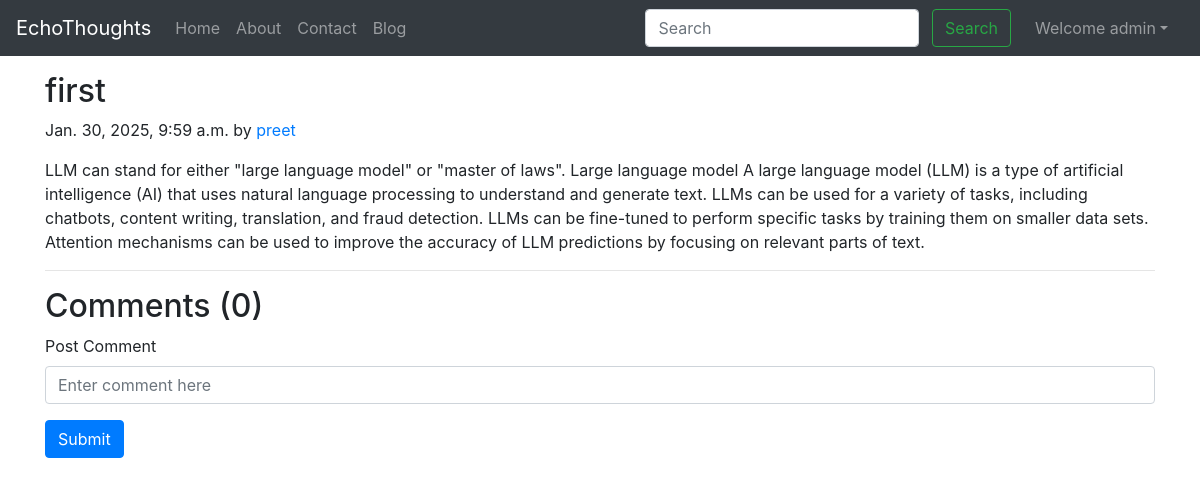
/blog/first-blog (signed in), run on the app's committed database.
### Blog/models.py (models this page shows, shortened)
class Post(models.Model):
    sno=models.AutoField(primary_key=True)
    title=models.CharField(max_length=255)
    author=models.CharField(max_length=14)
    slug=models.CharField(max_length=130)
    timeStamp=models.DateTimeField(blank=True)
    content=models.TextField()

### Blog/views.py (the view)
# urls.py: path('<str:slug>', views.blogPost, name='blogPost'),
def blogPost(request, slug):
    post=Post.objects.filter(slug=slug).first()
    comments= BlogComment.objects.filter(post=post, parent=None)
    replies= BlogComment.objects.filter(post=post).exclude(parent=None)
    replyDict={}
    for reply in replies:
        if reply.parent.sno not in replyDict.keys():
            replyDict[reply.parent.sno]=[reply]
        else:
            replyDict[reply.parent.sno].append(reply)
    context={'post':post, 'comments': comments, 'user': request.user, 'replyDict': replyDict}
    return render(request, "blog/blogPost.html", context)

### templates/blog/blogpost.html (shortened to what this page needs)
{% extends 'base.html' %}
{% block body %}
{% load humanize %}
{% load extras %}
<div class="container my-3">
    <h2 class="blog-post-title">{{post.title}}</h2>
    <p class="blog-post-meta">{{post.timeStamp}} by <a href="/about">{{post.author}}</a></p>
    <p>{{post.content|safe}}</p>
    <hr>
</div>
<div class="container">
    <h2> Comments ({{comments.count}}) </h2>
    <div class="my-2">
        {% if user.is_authenticated %}
        <form action="/blog/postComment" method="post">
            <div class="form-group">
                <label for="exampleInputEmail1">Post Comment </label>
                <input type="text" class="form-control" name="comment" placeholder="Enter comment here">
            </div>
            <button type="submit" class="btn btn-primary">Submit</button>
        </form>
        {% else %}
        Please login to post a comment
        {% endif %}
    </div>
</div>
{% endblock %}

### templates/base.html (shortened to what this page needs)
<!doctype html>
<html lang="en">
<head>
    <link rel="stylesheet" href="https://stackpath.bootstrapcdn.com/bootstrap/4.5.2/css/bootstrap.min.css"
>
</head>
<body>
    <nav class="navbar navbar-expand-lg navbar-dark bg-dark">
        <a class="navbar-brand" href="/">EchoThoughts</a>
        <div class="collapse navbar-collapse" id="navbarSupportedContent">
            <ul class="navbar-nav mr-auto">
                <li class="nav-item {% block homeactive %}  {% endblock homeactive %}">
                    <a class="nav-link" href="/">Home <span class="sr-only">(current)</span></a>
                </li>
                <li class="nav-item {% block aboutactive %}  {% endblock aboutactive %}">
                    <a class="nav-link" href="/about">About</a>
                </li>
                <li class="nav-item {% block contactactive %}  {% endblock contactactive %} ">
                    <a class="nav-link" href="/contact">Contact</a>
                </li>
                <li class="nav-item {% block blogactive %}  {% endblock blogactive %} ">
                    <a class="nav-link" href="/blog">Blog</a>
                </li>
            </ul>
            <div class="ml-auto form-inline ">
                <form method="get" action="/search" class="my-2 my-lg-0 mx-3">
                    <input class="form-control mr-sm-2" type="search" placeholder="Search" aria-label="Search"
                        name="query" id="query">
                    <button class="btn btn-outline-success my-2 my-sm-0 " type="submit">Search</button>
                </form>
                {% if user.is_authenticated %}
                <ul class="navbar-nav mr-2">
                    <li class="nav-item dropdown">
                        <a class="nav-link dropdown-toggle" href='#' id="navbarDropdown" role="button"
                            data-toggle="dropdown"> Welcome {{request.user}}</a>
                    </li>
                </ul>
            </div>
            {% endif %}
        </div>
    </nav>
    {% block body %} {% endblock body %}
</body>
</html>

### data on the page
Post: title "first", timeStamp "Jan. 30, 2025, 9:59 a.m.", author "preet", content "LLM can stand for either \"large language model\" or \"master of laws\". Large language model A large language model (LLM) is a type of artificial intelligence (AI) that uses natural language processing to understand and generate text. LLMs can be used for a variety of tasks, including chatbots, content writing, translation, and fraud detection. LLMs can be fine-tuned to perform specific tasks by training them on smaller data sets. Attention mechanisms can be used to improve the accuracy of LLM predictions by focusing on relevant parts of text."

### other printed values
{{ request.user }} "admin"
{{ comments.count }} "0"
